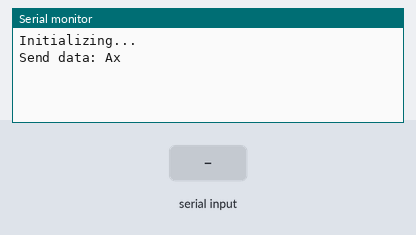
Recording of a sketch running on a simulated ESP32. On the bench: the last lines printed to the serial monitor. The test bench sets the inputs (shaded band).

Above: at 1.2 s.
1.3 s: "1x" received over the second serial link
At 1.9 s:
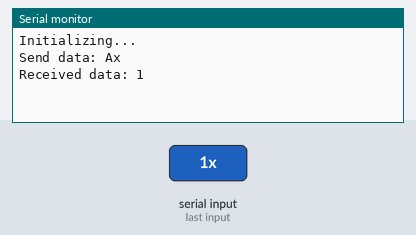
2.8 s: "0x" received over the second serial link
At 2.97 s:
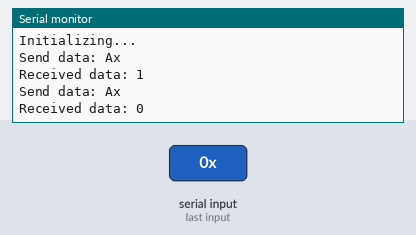
4.3 s: "2x" received over the second serial link
At 4.9 s:
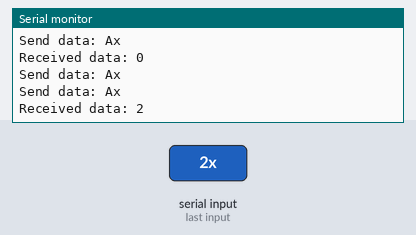

The sketch:

sketch_may9a.ino
```cpp
#include <HardwareSerial.h>


unsigned long previousMillis = 0;
const int interval = 1000;

HardwareSerial pointA(1);
HardwareSerial pointB(2);

void setup() {
  // put your setup code here, to run once:
  pointA.begin(9600, SERIAL_8N1, 3, 1);
  pointB.begin(9600, SERIAL_8N1, 16, 17);
  Serial.begin(9600);
  Serial.println("Initializing...");
}

void loop() {
  send();
  receive();
  delay(10);
}
void send() {
  unsigned long currentMillis = millis();  // lấy thời gian hiện tại

  // kiểm tra xem đã đủ thời gian chưa để in ký tự
  if (currentMillis - previousMillis >= interval) {
    // lưu lại thời gian hiện tại để kiểm tra trong lần gọi tiếp theo
    previousMillis = currentMillis;

    // in một ký tự (ví dụ: 'A')
    pointB.println("Ax");
    Serial.println("Send data: Ax");
  }
}
void receive() {
  while (pointA.available() > 0) {
    // Đọc dữ liệu đến khi hết dữ liệu trong bộ nhớ đệm
    String data = pointA.readStringUntil('x');  // Đọc đến khi gặp ký tự xuống dòng ('\n')
    // In dữ liệu đã nhận được
    Serial.print("Received data: ");
    Serial.println(data);
  }
}
```

Measured:
- after the input at 1.3 s, the serial monitor: prints a new line at once (image 1)
- after the input at 2.8 s, the serial monitor: prints a new line at once (image 2)
- after the input at 4.3 s, the serial monitor: prints a new line at once (image 3)
